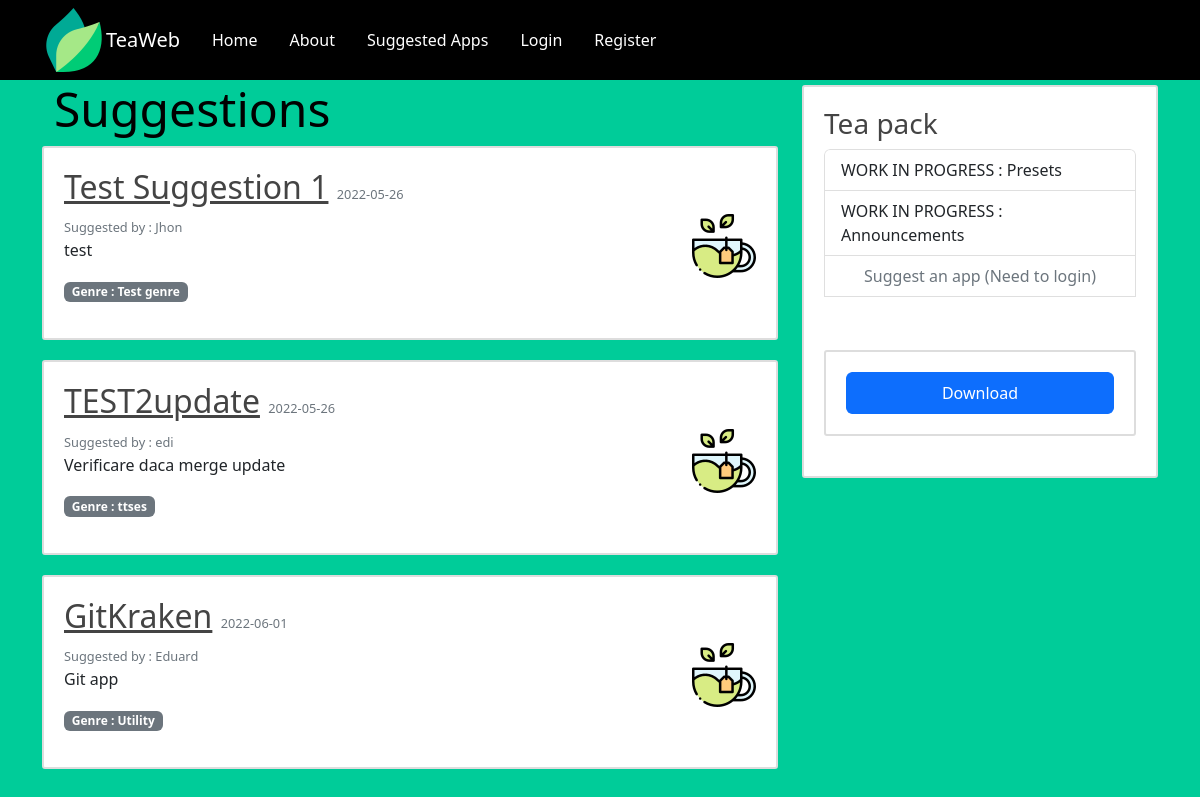
The page /suggestedapps on the database as committed earlier.
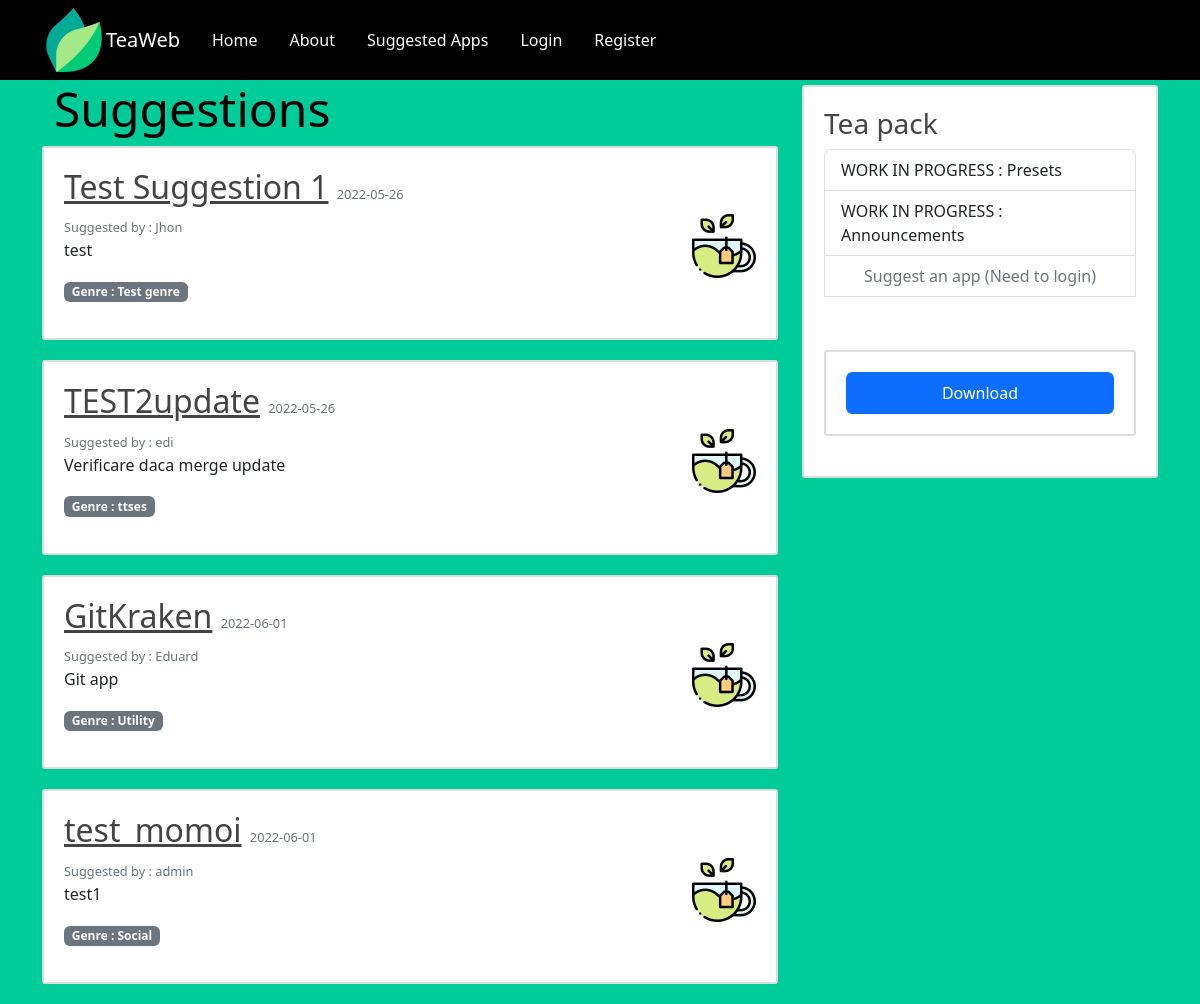
The same page on the database as committed later.
### hello/models.py (models this page shows, shortened)
class Suggestion(db.Model):
    id_suggestion = db.Column(db.Integer, primary_key=True)
    name = db.Column(db.String(20), unique=True, nullable=False)
    description = db.Column(db.String(120), unique=True, nullable=False)
    genre = db.Column(db.String(20), unique=True, nullable=False)
    install_command = db.Column(db.String(120), nullable=True)
    image_file = db.Column(db.String(20), nullable=True, default='default.jpg')
    date_sugested = db.Column(db.DateTime, nullable=False, default=datetime.utcnow)
    id_user = db.Column(db.Integer, db.ForeignKey('user.id_user'), nullable=False)

class User(db.Model, UserMixin):
    id_user = db.Column(db.Integer, primary_key=True)
    username = db.Column(db.String(20), unique=True, nullable=False)
    email = db.Column(db.String(120), unique=True, nullable=False)
    password = db.Column(db.String(60), nullable=False)
    sugestion = db.relationship('Suggestion', backref='user', lazy=True)

### hello/routes.py (the view)
@app.route("/suggestedapps")
def suggestedapps():
    aplicatie = Suggestion.query.all()
    return render_template('suggestedapps.html', aplicatie=aplicatie)

### hello/templates/suggestedapps.html (shortened to what this page needs)
{% extends "layout.html" %}
{% block content %}
    <div class="container-fluid">
    <h1 class="display-5">Suggestions</h1>
    </div>
{% for aplicatie in aplicatie %}
  <article class="media content-section">
          <div class="media-body">
            <h2><a class="article-title" href="{{ url_for('suggestion', id_suggestion = aplicatie.id_suggestion) }}" >{{aplicatie.name}}</a> <small class="text-muted">{{ aplicatie.date_sugested.strftime('%Y-%m-%d') }}</small></h2>
            <small class="text-muted">Suggested by : {{aplicatie.user.username  }}  </small>
              <img src="{{ url_for('static',filename='app_pics/'+ aplicatie.image_file) }}">
              <p class="Article-content">{{aplicatie.description}}</p>
              <p class="badge text-bg-secondary">Genre : {{aplicatie.genre}}</p>
             </div>
        </article>
{% endfor %}
{% endblock %}

### hello/templates/layout.html (shortened to what this page needs)
<!DOCTYPE html>
<html lang="en">
<head>
    <link href="https://cdn.jsdelivr.net/npm/bootstrap@5.2.0-beta1/dist/css/bootstrap.min.css" rel="stylesheet">
     <link rel="stylesheet" type="text/css" href="{{ url_for('static', filename='main.css') }}">
</head>
<body>
 <header class="site-header">
      <nav class="navbar navbar-expand-md navbar-dark bg-steel fixed-top">
        <div class="container">
          <img src="{{ url_for('static',filename='app_pics/'+ "leaf.png") }}">
          <br>
          <a class="navbar-brand mr-4" href="/">TeaWeb</a>
          <div class="collapse navbar-collapse" id="navbarToggle">
            <ul>
                <li><a  href="{{ url_for('home') }}">Home</a></li>
                <li><a  href="{{ url_for('about') }}">About</a></li>
                <li> <a  href="{{ url_for('suggestedapps') }}">Suggested Apps</a></li>
                {%  if current_user.is_authenticated %}
                    <li > <a  class="active"  href="{{ url_for('account') }}">Account</a></li>
                <li > <a  class="active"  href="{{ url_for('logout') }}">Logout</a></li>
                {% else %}
                <li ><a class="active" href="{{ url_for('login') }}">Login</a></li>
                <li ><a class="active" href="{{ url_for('register') }}">Register</a></li>
                {% endif %}
            </ul>
          </div>
        </div>
      </nav>
    </header>
    <main role="main" class="container">
      <div class="row">
        <div class="col-md-8">
          {% block content %}{% endblock %}
        </div>
        <div class="col-md-4">
          <div class="content-section">
            <h3>Tea pack</h3>
              <ul class="list-group">
                <li class="list-group-item ">WORK IN PROGRESS : Presets</li>
                <li class="list-group-item ">WORK IN PROGRESS : Announcements</li>
                  {%  if current_user.is_authenticated %}
                <li class="active list-group-item list-group-item-light"> <a class=" nav-item nav-link" href="{{ url_for('new_suggestion') }}">Suggest an app</a> </li>
                  {% else %}
                  <li class="list-group-item disabled" aria-disabled="true"> <a class=" nav-item nav-link" >Suggest an app (Need to login)</a> </li>
                    {% endif %}
              <br>
              </ul>
          <br>
              <div class="content-section">
                  <ul class="list-group">
                   <li class="active list-group-item list-group-item-light" aria-disabled="false"> <a class=" nav-item nav-link" >Download</a> </li>
                  </ul>
              </div>
          </div>
        </div>
      </div>
    </main>
</body>
</html>
</body>
</html>

### hello/static/main.css (style rules this page uses)
body { background-color: #00cc99; margin-top: 5rem; }
h2, h3, h4, h5, h6 { color: #444444; }
h1 { color: #000000; }
.bg-steel { background-color: black; }
.content-section { background: #ffffff; padding: 20px 20px; border: 1px solid #dddddd; border-radius: 3px; margin-bottom: 20px; }
.article-title { color: #444444; }
.Article-content { margin-right: 150px; }
small { font-size: 0.8rem; color: white; }
ul { list-style-type: none; padding: 0; margin: 0; overflow: hidden; }
li { float: left; }
li a { display: block; color: white; text-align: center; padding: 14px 16px; text-decoration: none; }
img { scale: none; float: right; }
.content-section { background: #ffffff; padding: 20px 20px; border: 2px solid #dddddd; border-radius: 3px; margin-bottom: 20px; margin-top: 5px; }

Rows that differ between the two databases and show on the page:
added Suggestion: name "test_momoi", date_sugested "2022-06-01", user.username "admin", image_file (placeholder picture), description "test1", genre "Social"
